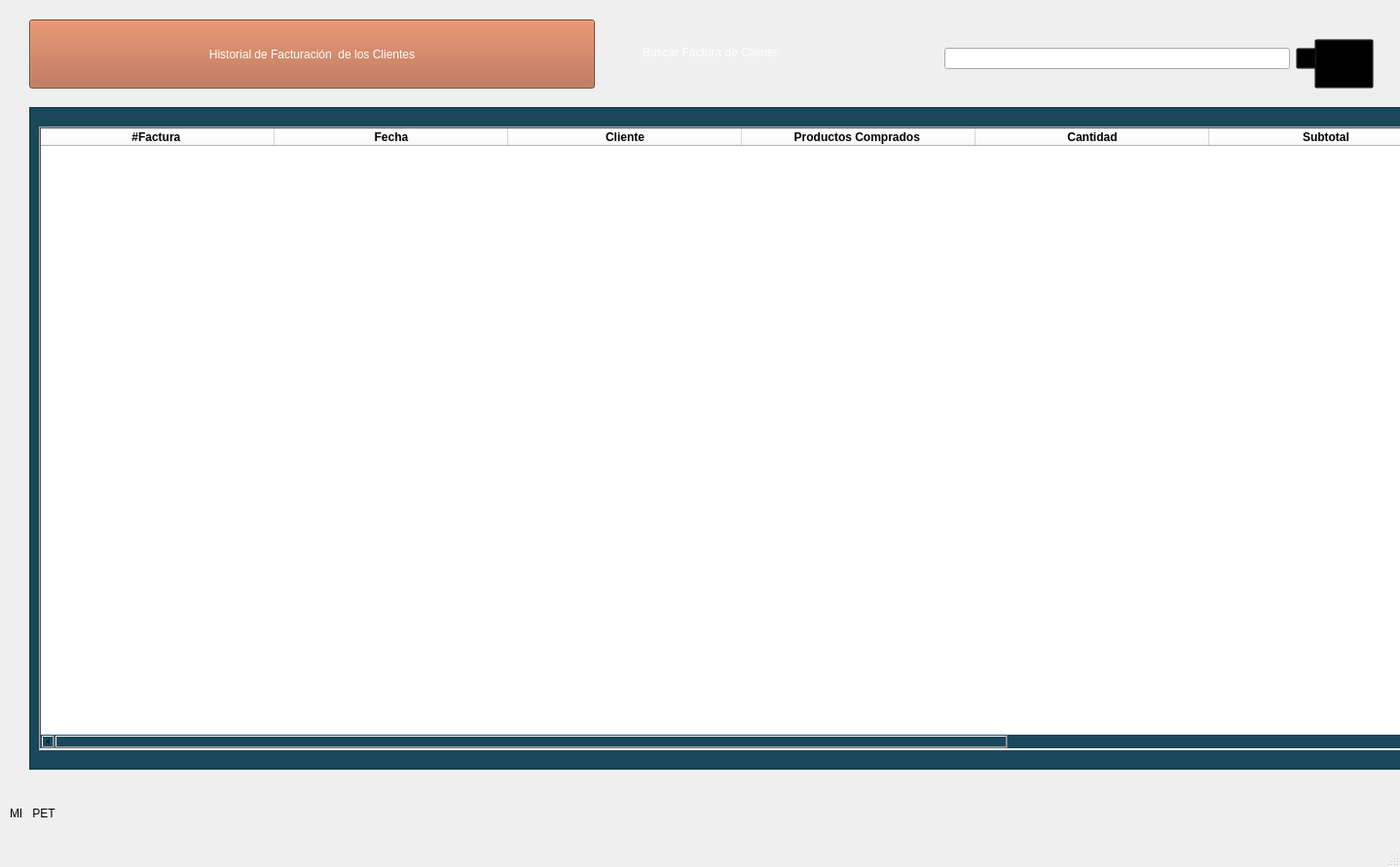
<?xml version="1.0" encoding="UTF-8"?>
<ui version="4.0">
 <class>MainWindow</class>
 <widget class="QMainWindow" name="MainWindow">
  <property name="geometry">
   <rect>
    <x>0</x>
    <y>0</y>
    <width>1438</width>
    <height>891</height>
   </rect>
  </property>
  <property name="windowTitle">
   <string>MainWindow</string>
  </property>
  <property name="styleSheet">
   <string notr="true">QWidget#centralwidget{background-color: qlineargradient(spread:pad, x1:0.239, y1:0.295455, x2:1, y2:1, stop:0.308458 rgba(26, 72, 91, 255), stop:1 rgba(255, 255, 255, 255))};
</string>
  </property>
  <widget class="QWidget" name="centralwidget">
   <widget class="QWidget" name="widget" native="true">
    <property name="geometry">
     <rect>
      <x>650</x>
      <y>-10</y>
      <width>861</width>
      <height>141</height>
     </rect>
    </property>
    <widget class="QWidget" name="layoutWidget">
     <property name="geometry">
      <rect>
       <x>320</x>
       <y>40</y>
       <width>401</width>
       <height>61</height>
      </rect>
     </property>
     <layout class="QHBoxLayout" name="horizontalLayout">
      <item>
       <widget class="QLineEdit" name="lineEdit">
        <property name="styleSheet">
         <string notr="true">font: 14pt &quot;MS Shell Dlg 2&quot;;</string>
        </property>
       </widget>
      </item>
      <item>
       <widget class="QPushButton" name="pushButton_16">
        <property name="styleSheet">
         <string notr="true">    background-color: transparent;</string>
        </property>
        <property name="text">
         <string/>
        </property>
        <property name="icon">
         <iconset>
          <normaloff>:/images/search.png</normaloff>:/images/search.png</iconset>
        </property>
        <property name="iconSize">
         <size>
          <width>30</width>
          <height>30</height>
         </size>
        </property>
        <property name="checkable">
         <bool>false</bool>
        </property>
       </widget>
      </item>
     </layout>
    </widget>
    <widget class="QLabel" name="label_11">
     <property name="geometry">
      <rect>
       <x>10</x>
       <y>50</y>
       <width>251</width>
       <height>28</height>
      </rect>
     </property>
     <property name="styleSheet">
      <string notr="true">font: 12pt &quot;MS Shell Dlg 2&quot;;
color:white;
</string>
     </property>
     <property name="text">
      <string>Buscar Factura de Cliente: </string>
     </property>
    </widget>
    <widget class="QPushButton" name="pushButton_19">
     <property name="geometry">
      <rect>
       <x>700</x>
       <y>50</y>
       <width>61</width>
       <height>51</height>
      </rect>
     </property>
     <property name="tabletTracking">
      <bool>false</bool>
     </property>
     <property name="acceptDrops">
      <bool>false</bool>
     </property>
     <property name="styleSheet">
      <string notr="true">    background-color: transparent;</string>
     </property>
     <property name="text">
      <string/>
     </property>
     <property name="icon">
      <iconset>
       <normaloff>:/images/image.png</normaloff>:/images/image.png</iconset>
     </property>
     <property name="iconSize">
      <size>
       <width>55</width>
       <height>55</height>
      </size>
     </property>
     <property name="checkable">
      <bool>false</bool>
     </property>
     <property name="autoRepeatDelay">
      <number>300</number>
     </property>
    </widget>
   </widget>
   <widget class="QPushButton" name="pushButton_3">
    <property name="geometry">
     <rect>
      <x>30</x>
      <y>20</y>
      <width>581</width>
      <height>71</height>
     </rect>
    </property>
    <property name="styleSheet">
     <string notr="true">font: 18pt &quot;Bauhaus 93&quot;;
border-color: rgb(170, 0, 255);
color: rgb(255, 255, 255);
background-color: rgb(177, 97, 62);</string>
    </property>
    <property name="text">
     <string>Historial de Facturación  de los Clientes</string>
    </property>
   </widget>
   <widget class="QFrame" name="frame">
    <property name="geometry">
     <rect>
      <x>30</x>
      <y>110</y>
      <width>1531</width>
      <height>681</height>
     </rect>
    </property>
    <property name="styleSheet">
     <string notr="true">background-color: rgb(26, 72, 91);</string>
    </property>
    <property name="frameShape">
     <enum>QFrame::StyledPanel</enum>
    </property>
    <property name="frameShadow">
     <enum>QFrame::Raised</enum>
    </property>
    <widget class="QTableWidget" name="tableWidget_2">
     <property name="geometry">
      <rect>
       <x>10</x>
       <y>20</y>
       <width>1501</width>
       <height>641</height>
      </rect>
     </property>
     <property name="autoFillBackground">
      <bool>false</bool>
     </property>
     <property name="styleSheet">
      <string notr="true">background-color: rgb(255, 255, 255);
border-bottom-color: rgb(0, 0, 0);
border-color: rgb(0, 0, 0);
color: rgb(0, 0, 0);
font: 12pt &quot;Segoe MDL2 Assets&quot;;</string>
     </property>
     <property name="frameShape">
      <enum>QFrame::WinPanel</enum>
     </property>
     <property name="lineWidth">
      <number>8</number>
     </property>
     <property name="midLineWidth">
      <number>4</number>
     </property>
     <property name="alternatingRowColors">
      <bool>false</bool>
     </property>
     <property name="wordWrap">
      <bool>true</bool>
     </property>
     <attribute name="horizontalHeaderDefaultSectionSize">
      <number>240</number>
     </attribute>
     <column>
      <property name="text">
       <string>#Factura </string>
      </property>
      <property name="font">
       <font>
        <weight>75</weight>
        <bold>true</bold>
       </font>
      </property>
     </column>
     <column>
      <property name="text">
       <string>Fecha</string>
      </property>
      <property name="font">
       <font>
        <weight>75</weight>
        <bold>true</bold>
       </font>
      </property>
     </column>
     <column>
      <property name="text">
       <string>Cliente</string>
      </property>
      <property name="font">
       <font>
        <weight>75</weight>
        <bold>true</bold>
       </font>
      </property>
     </column>
     <column>
      <property name="text">
       <string>Productos Comprados </string>
      </property>
      <property name="font">
       <font>
        <weight>75</weight>
        <bold>true</bold>
       </font>
      </property>
     </column>
     <column>
      <property name="text">
       <string>Cantidad</string>
      </property>
      <property name="font">
       <font>
        <weight>75</weight>
        <bold>true</bold>
       </font>
      </property>
     </column>
     <column>
      <property name="text">
       <string>Subtotal</string>
      </property>
      <property name="font">
       <font>
        <weight>75</weight>
        <bold>true</bold>
       </font>
      </property>
     </column>
     <column>
      <property name="text">
       <string>Descuento </string>
      </property>
      <property name="font">
       <font>
        <weight>75</weight>
        <bold>true</bold>
       </font>
      </property>
     </column>
     <column>
      <property name="text">
       <string>Total</string>
      </property>
      <property name="font">
       <font>
        <weight>75</weight>
        <bold>true</bold>
       </font>
      </property>
     </column>
     <column>
      <property name="text">
       <string>Estado</string>
      </property>
      <property name="font">
       <font>
        <weight>75</weight>
        <bold>true</bold>
       </font>
      </property>
     </column>
    </widget>
    <widget class="QLabel" name="label">
     <property name="enabled">
      <bool>false</bool>
     </property>
     <property name="geometry">
      <rect>
       <x>540</x>
       <y>280</y>
       <width>450</width>
       <height>420</height>
      </rect>
     </property>
     <property name="sizePolicy">
      <sizepolicy hsizetype="Preferred" vsizetype="Preferred">
       <horstretch>0</horstretch>
       <verstretch>0</verstretch>
      </sizepolicy>
     </property>
     <property name="minimumSize">
      <size>
       <width>450</width>
       <height>420</height>
      </size>
     </property>
     <property name="maximumSize">
      <size>
       <width>450</width>
       <height>420</height>
      </size>
     </property>
     <property name="sizeIncrement">
      <size>
       <width>1000</width>
       <height>1000</height>
      </size>
     </property>
     <property name="mouseTracking">
      <bool>false</bool>
     </property>
     <property name="focusPolicy">
      <enum>Qt::TabFocus</enum>
     </property>
     <property name="acceptDrops">
      <bool>false</bool>
     </property>
     <property name="autoFillBackground">
      <bool>false</bool>
     </property>
     <property name="styleSheet">
      <string notr="true">    background-color: transparent;</string>
     </property>
     <property name="text">
      <string/>
     </property>
     <property name="pixmap">
      <pixmap>:/images/profile_pic.png</pixmap>
     </property>
     <property name="scaledContents">
      <bool>true</bool>
     </property>
    </widget>
   </widget>
   <widget class="QLabel" name="label_2">
    <property name="geometry">
     <rect>
      <x>10</x>
      <y>790</y>
      <width>521</width>
      <height>91</height>
     </rect>
    </property>
    <property name="styleSheet">
     <string notr="true">color: rgb(0, 0, 0);
font: 38pt &quot;Showcard Gothic&quot;;</string>
    </property>
    <property name="text">
     <string>MI   PET</string>
    </property>
   </widget>
  </widget>
  <widget class="QStatusBar" name="statusbar"/>
 </widget>
 <resources>
  <include location="Imagenes/Imagenes.qrc"/>
  <include location="Imagenes/Imagenes.qrc"/>
  <include location="Imagenes/Imagenes.qrc"/>
 </resources>
 <connections/>
</ui>
